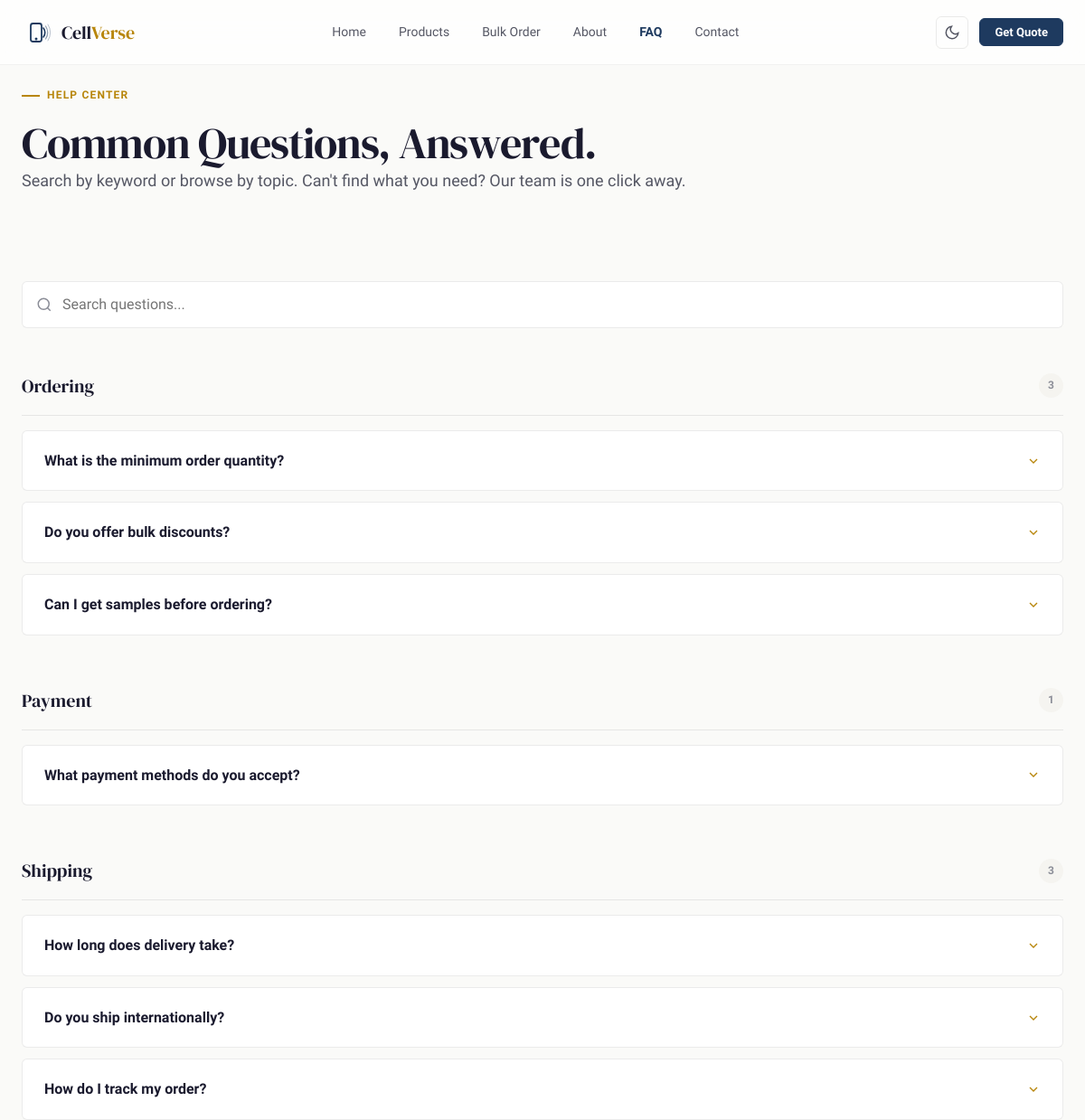
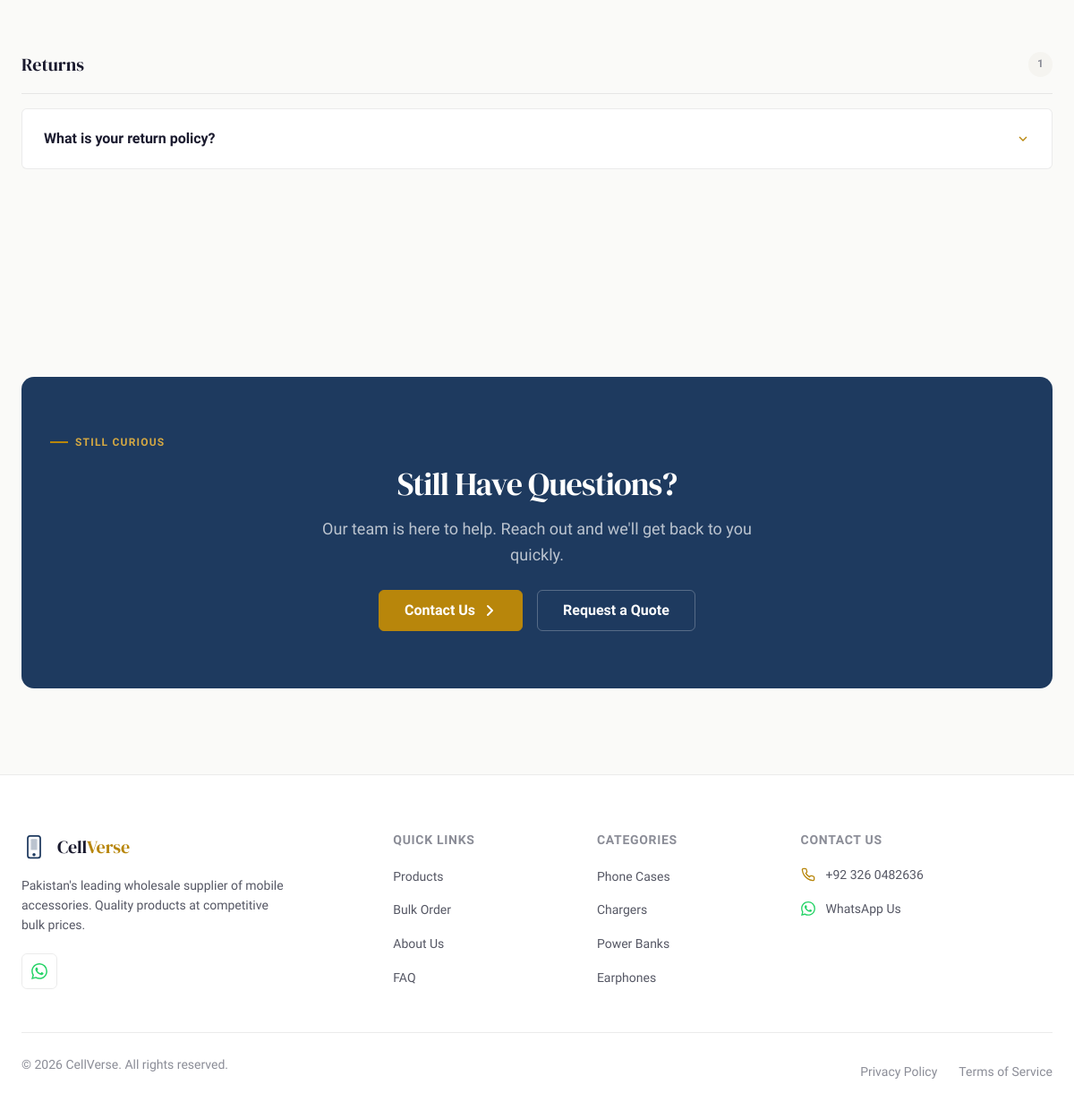
The app's page /faq.php with its own data (2 pictures, top to bottom).
### tables this page shows
CREATE TABLE IF NOT EXISTS faqs (
    id INT AUTO_INCREMENT PRIMARY KEY,
    question VARCHAR(500) NOT NULL,
    answer TEXT NOT NULL,
    category VARCHAR(100) DEFAULT 'General',
    display_order INT DEFAULT 0,
    is_active TINYINT(1) DEFAULT 1,
    created_at TIMESTAMP DEFAULT CURRENT_TIMESTAMP
);

### faq.php (the view, shortened to what this page needs)
<?php
require_once 'includes/header.php';
try {
    $db = getDB();
    $faqs = $db->query("SELECT * FROM faqs WHERE is_active = 1 ORDER BY display_order, category")->fetchAll();
} catch (PDOException $e) {
    $faqs = [];
}
$grouped = [];
foreach ($faqs as $faq) {
    $cat = $faq['category'] ?? 'General';
    $grouped[$cat][] = $faq;
}
?>
<section class="section" style="padding-bottom:0;">
    <div class="container">
        <div style="max-width:min(800px, 100%);">
            <span class="kicker">Help Center</span>
            <h1 data-reveal>Common Questions, Answered.</h1>
            <p style="font-size:var(--text-lg);color:var(--text-secondary);">Search by keyword or browse by topic. Can't find what you need? Our team is one click away.</p>
        </div>
    </div>
</section>
<section class="section">
    <div class="container">
        <div class="faq-search">
            <div class="search-box">
                <input type="text" id="faqSearch" placeholder="Search questions..." autocomplete="off" aria-label="Search frequently asked questions">
            </div>
        </div>
        <?php if (empty($faqs)): ?>
            <div style="text-align:center;padding:var(--spacing-xl);color:var(--text-muted);">
                <p>No FAQs available yet. Please run the installer or add FAQs from the admin panel.</p>
            </div>
        <?php else: ?>
            <?php foreach ($grouped as $category => $items): ?>
                <div class="faq-category">
                    <span class="faq-category-label"><?php echo htmlspecialchars($category); ?></span>
                    <span class="faq-category-count"><?php echo count($items); ?></span>
                </div>
                <div class="faq-list">
                    <?php foreach ($items as $faq): ?>
                        <div class="faq-item">
                            <button class="faq-question" aria-expanded="false">
                                <span><?php echo htmlspecialchars($faq['question']); ?></span>
                                <svg viewBox="0 0 24 24" fill="none" stroke="currentColor" stroke-width="2"><polyline points="6 9 12 15 18 9"/></svg>
                            </button>
                        </div>
                    <?php endforeach; ?>
                </div>
            <?php endforeach; ?>
        <?php endif; ?>
    </div>
</section>
<section class="section">
    <div class="container">
        <div class="cta-banner">
            <span class="kicker" style="color:var(--accent-gold-bright);">Still curious</span>
            <h2>Still Have Questions?</h2>
            <p>Our team is here to help. Reach out and we'll get back to you quickly.</p>
            <div class="cta-actions">
                <a href="contact.php" class="btn btn-primary btn-lg btn-arrow">
                    <span>Contact Us</span>
                    <svg width="16" height="16" viewBox="0 0 16 16" fill="none" stroke="currentColor" stroke-width="2" stroke-linecap="round" stroke-linejoin="round"><path d="M6 3l5 5-5 5"/></svg>
                </a>
                <a href="bulk-order.php" class="btn btn-ghost btn-lg">Request a Quote</a>
            </div>
        </div>
    </div>
</section>
<?php require_once 'includes/footer.php'; ?>

### css/tokens.css (style rules this page uses)
:root { --bg-primary: #fafaf8; --bg-surface: #ffffff; --bg-surface-high: #f5f4f0; --bg-surface-highest: #eeedea; --accent-navy: #1e3a5f; --accent-navy-dim: #162d4a; --accent-navy-light: #2a4f7a; --accent-gold: #b8860b; --accent-gold-bright: #d4a843; --accent-gold-dim: #a07d3a; --accent-gold-subtle: rgba(184, 134, 11, 0.08); --accent-success: #1a7a4c; --accent-error: #c0392b; --accent-warning: #d4a843; --text-primary: #1a1a2e; --text-secondary: #555764; --text-muted: #8b8d97; --text-inverse: #fafaf8; --border-color: rgba(0, 0, 0, 0.08); --border-strong: rgba(0, 0, 0, 0.14); --border-active: rgba(30, 58, 95, 0.35); --border-gold: rgba(184, 134, 11, 0.25); --glass-bg: rgba(255, 255, 255, 0.72); --glass-border: rgba(0, 0, 0, 0.05); --glass-blur: 20px; --shadow-xs: 0 1px 2px rgba(0, 0, 0, 0.04); --shadow-sm: 0 2px 8px rgba(0, 0, 0, 0.06); --shadow-md: 0 4px 16px rgba(0, 0, 0, 0.08); --shadow-lg: 0 8px 32px rgba(0, 0, 0, 0.1); --shadow-xl: 0 16px 48px rgba(0, 0, 0, 0.12); --shadow-glow: 0 0 24px rgba(184, 134, 11, 0.1); --shadow-navy: 0 4px 20px rgba(30, 58, 95, 0.15); --font-display: 'DM Serif Display', Georgia, 'Times New Roman', serif; --font-body: 'Plus Jakarta Sans', -apple-system, BlinkMacSystemFont, 'Segoe UI', sans-serif; --font-mono: 'JetBrains Mono', 'Fira Code', monospace; --text-xs: 0.75rem; --text-sm: 0.875rem; --text-base: 1rem; --text-lg: 1.125rem; --text-xl: 1.25rem; --text-2xl: 1.5rem; --text-3xl: clamp(1.6rem, 3vw, 2rem); --text-4xl: clamp(1.75rem, 3.2vw, 2.25rem); --text-5xl: clamp(2rem, 4vw, 3.25rem); --leading-tight: 1.15; --leading-snug: 1.3; --leading-normal: 1.6; --leading-relaxed: 1.75; --tracking-tight: -0.025em; --tracking-normal: 0; --tracking-wide: 0.05em; --tracking-wider: 0.1em; --space-1: 4px; --space-2: 8px; --space-3: 12px; --space-4: 16px; --space-5: 20px; --space-6: 24px; --space-8: 32px; --space-10: 40px; --space-12: 48px; --space-16: 64px; --space-20: 80px; --space-24: 96px; --space-32: 128px; --radius-sm: 6px; --radius-md: 10px; --radius-lg: 14px; --radius-xl: 20px; --radius-full: 9999px; --ease-smooth: cubic-bezier(0.22, 1, 0.36, 1); --ease-snap: cubic-bezier(0.68, -0.6, 0.32, 1.6); --ease-out-expo: cubic-bezier(0.16, 1, 0.3, 1); --ease-in-out: cubic-bezier(0.4, 0, 0.2, 1); --duration-fast: 150ms; --duration-normal: 300ms; --duration-slow: 500ms; --z-base: 1; --z-dropdown: 100; --z-sticky: 200; --z-overlay: 300; --z-modal: 400; --z-toast: 500; --z-curtain: 9999; --container-max: 1200px; --container-narrow: 800px; --container-padding: 24px; --header-height: 72px; --spacing-sm: var(--space-3); --spacing-md: var(--space-6); --spacing-lg: var(--space-8); --spacing-xl: var(--space-16); --color-primary: var(--accent-navy); --color-secondary: var(--accent-gold); }

### css/base.css (style rules this page uses)
*, *::before, *::after { box-sizing: border-box; margin: 0; padding: 0; }
html { scroll-behavior: smooth; scroll-padding-top: calc(var(--header-height) + 16px); -webkit-text-size-adjust: 100%; font-feature-settings: "kern" 1; text-rendering: optimizeLegibility; overflow-x: hidden; }
body { font-family: var(--font-body); font-size: var(--text-base); line-height: var(--leading-normal); color: var(--text-primary); background: var(--bg-primary); transition: background var(--duration-normal) var(--ease-smooth), color var(--duration-normal) var(--ease-smooth); -webkit-font-smoothing: antialiased; -moz-osx-font-smoothing: grayscale; overflow-x: hidden; max-width: 100vw; }
img, svg, canvas, video { display: block; max-width: 100%; height: auto; }
a { color: inherit; text-decoration: none; }
button { font: inherit; color: inherit; cursor: pointer; border: none; background: none; }
input, textarea, select { font: inherit; color: inherit; }
h1, h2, h3, h4, h5, h6 { font-family: var(--font-display); font-weight: 400; line-height: var(--leading-tight); color: var(--text-primary); }
h1, h2, h3 { overflow-wrap: break-word; word-break: normal; max-width: 100%; }
p, li, td, th, blockquote, span { overflow-wrap: break-word; word-wrap: break-word; }
h1 { font-size: var(--text-5xl); letter-spacing: var(--tracking-tight); }
h2 { font-size: var(--text-4xl); letter-spacing: var(--tracking-tight); }
p { margin-bottom: var(--space-4); max-width: 100%; }
p:last-child { margin-bottom: 0; }
img, svg { max-width: 100%; height: auto; }

### records on screen
faqs: question "What is the minimum order quantity?"
faqs: question "Do you offer bulk discounts?"
faqs: question "Can I get samples before ordering?"
faqs: question "What payment methods do you accept?"
faqs: question "How long does delivery take?"
faqs: question "Do you ship internationally?"
faqs: question "How do I track my order?"
faqs: question "What is your return policy?"

### other values on screen
$category "Ordering"
count($items) "3"
$category "Payment"
count($items) "1"
$category "Shipping"
$category "Returns"
